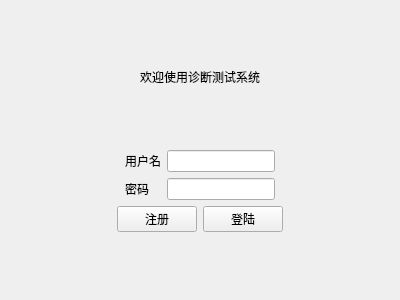
<?xml version="1.0" encoding="UTF-8"?>
<ui version="4.0">
 <class>LoginView</class>
 <widget class="QWidget" name="LoginView">
  <property name="geometry">
   <rect>
    <x>0</x>
    <y>0</y>
    <width>400</width>
    <height>300</height>
   </rect>
  </property>
  <property name="windowTitle">
   <string>登陆</string>
  </property>
  <layout class="QVBoxLayout" name="verticalLayout">
   <item>
    <spacer name="verticalSpacer">
     <property name="orientation">
      <enum>Qt::Orientation::Vertical</enum>
     </property>
     <property name="sizeHint" stdset="0">
      <size>
       <width>20</width>
       <height>41</height>
      </size>
     </property>
    </spacer>
   </item>
   <item>
    <widget class="QLabel" name="label">
     <property name="text">
      <string>欢迎使用诊断测试系统</string>
     </property>
     <property name="alignment">
      <set>Qt::AlignmentFlag::AlignCenter</set>
     </property>
    </widget>
   </item>
   <item>
    <spacer name="verticalSpacer_2">
     <property name="orientation">
      <enum>Qt::Orientation::Vertical</enum>
     </property>
     <property name="sizeHint" stdset="0">
      <size>
       <width>20</width>
       <height>40</height>
      </size>
     </property>
    </spacer>
   </item>
   <item>
    <layout class="QHBoxLayout" name="horizontalLayout_3">
     <item>
      <spacer name="horizontalSpacer_3">
       <property name="orientation">
        <enum>Qt::Orientation::Horizontal</enum>
       </property>
       <property name="sizeHint" stdset="0">
        <size>
         <width>40</width>
         <height>20</height>
        </size>
       </property>
      </spacer>
     </item>
     <item>
      <layout class="QGridLayout" name="gridLayout">
       <item row="0" column="0">
        <widget class="QLabel" name="label_2">
         <property name="text">
          <string>用户名</string>
         </property>
        </widget>
       </item>
       <item row="0" column="1">
        <widget class="QLineEdit" name="inputUserName"/>
       </item>
       <item row="1" column="0">
        <widget class="QLabel" name="label_3">
         <property name="text">
          <string>密码</string>
         </property>
        </widget>
       </item>
       <item row="1" column="1">
        <widget class="QLineEdit" name="inputUserPassword">
         <property name="echoMode">
          <enum>QLineEdit::EchoMode::Password</enum>
         </property>
        </widget>
       </item>
      </layout>
     </item>
     <item>
      <spacer name="horizontalSpacer_4">
       <property name="orientation">
        <enum>Qt::Orientation::Horizontal</enum>
       </property>
       <property name="sizeHint" stdset="0">
        <size>
         <width>40</width>
         <height>20</height>
        </size>
       </property>
      </spacer>
     </item>
    </layout>
   </item>
   <item>
    <layout class="QHBoxLayout" name="horizontalLayout_2">
     <item>
      <spacer name="horizontalSpacer_2">
       <property name="orientation">
        <enum>Qt::Orientation::Horizontal</enum>
       </property>
       <property name="sizeHint" stdset="0">
        <size>
         <width>40</width>
         <height>20</height>
        </size>
       </property>
      </spacer>
     </item>
     <item>
      <layout class="QHBoxLayout" name="horizontalLayout">
       <item>
        <widget class="QPushButton" name="btSignUp">
         <property name="text">
          <string>注册</string>
         </property>
        </widget>
       </item>
       <item>
        <widget class="QPushButton" name="btSignIn">
         <property name="text">
          <string>登陆</string>
         </property>
        </widget>
       </item>
      </layout>
     </item>
     <item>
      <spacer name="horizontalSpacer">
       <property name="orientation">
        <enum>Qt::Orientation::Horizontal</enum>
       </property>
       <property name="sizeHint" stdset="0">
        <size>
         <width>40</width>
         <height>20</height>
        </size>
       </property>
      </spacer>
     </item>
    </layout>
   </item>
   <item>
    <spacer name="verticalSpacer_3">
     <property name="orientation">
      <enum>Qt::Orientation::Vertical</enum>
     </property>
     <property name="sizeHint" stdset="0">
      <size>
       <width>20</width>
       <height>41</height>
      </size>
     </property>
    </spacer>
   </item>
  </layout>
 </widget>
 <resources/>
 <connections/>
</ui>
